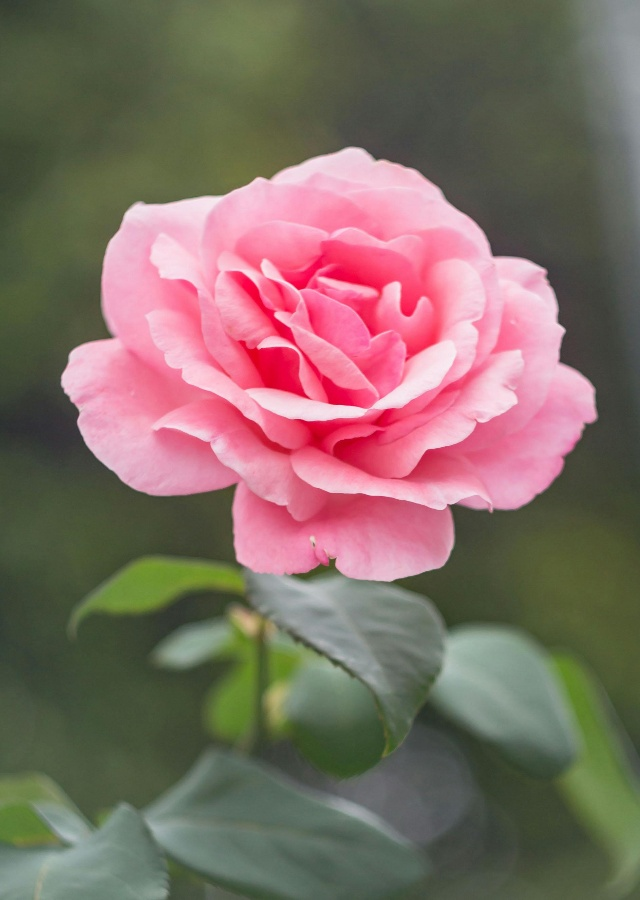
#> input picture simple/images/rose_smaller.jpg, 640 x 900 px
$ python blur.py
#> lines starting #> are read from the running program, lines starting #| are printed output that depends on the picture
import numpy as np
import cv2

image = cv2.imread("images/rose_smaller.jpg", cv2.IMREAD_COLOR)
#> image is the input picture: shape (900, 640, 3); mean B, G, R 100.6, 108.5, 128.5
cv2.imshow("Original",image)

blur = cv2.GaussianBlur(image, (5,55),0)
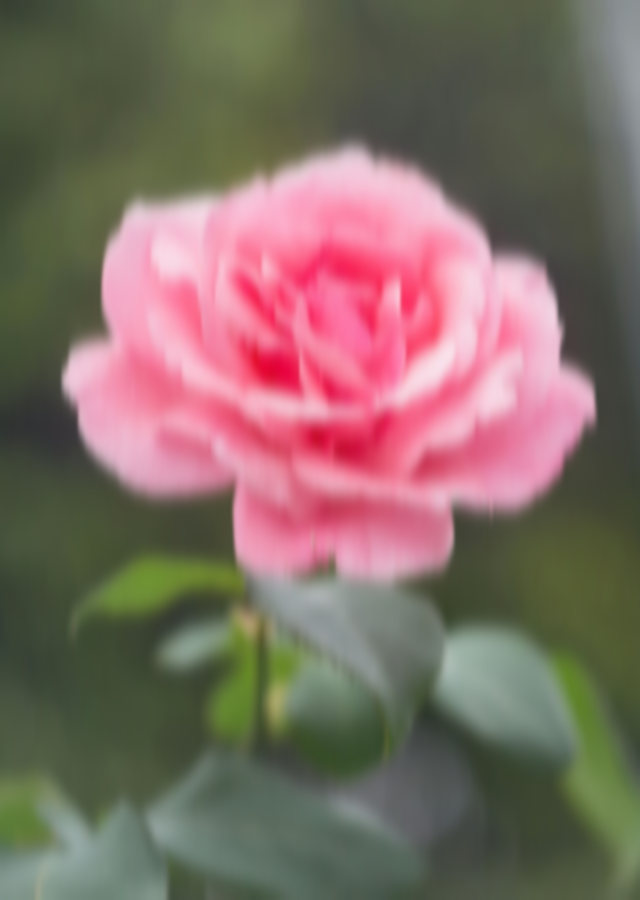
#> blur: shape (900, 640, 3); mean B, G, R 100.6, 108.5, 128.5
cv2.imshow("Blur",blur)

kernel = np.ones((5,5),'uint8')

dilate = cv2.dilate(image,kernel,iterations=1)
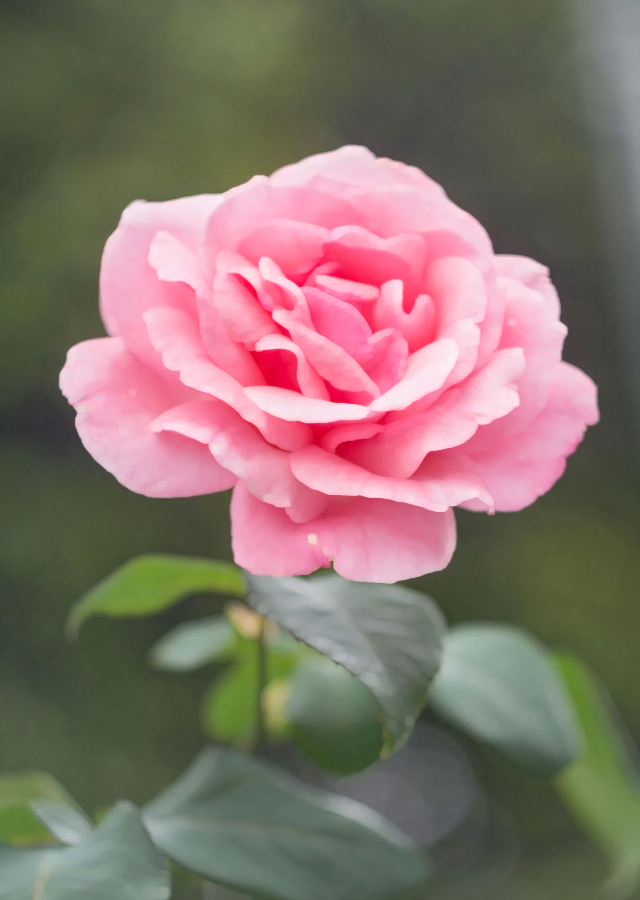
#> dilate: shape (900, 640, 3); mean B, G, R 107, 115.1, 133.3
erode = cv2.erode(image,kernel,iterations=1)
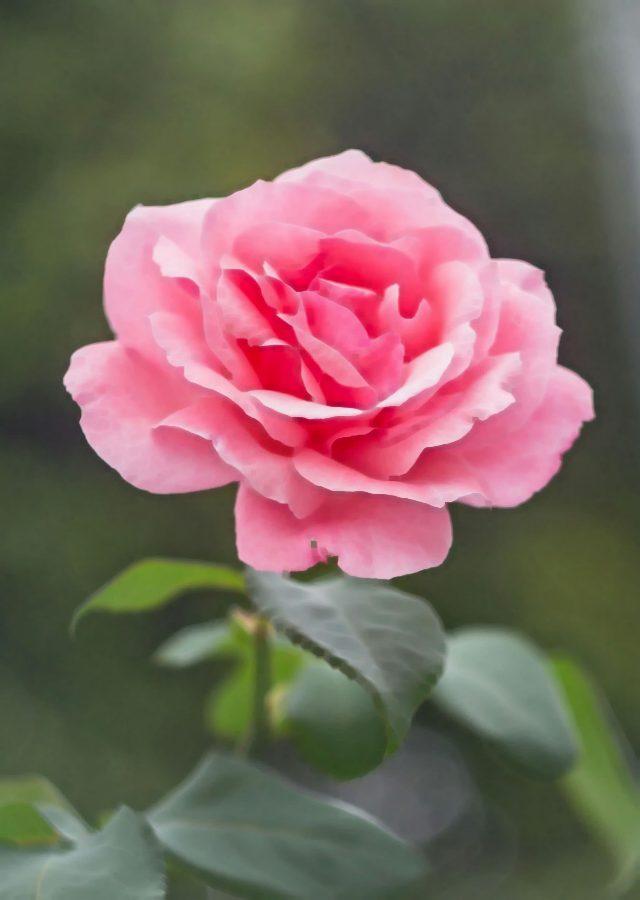
#> erode: shape (900, 640, 3); mean B, G, R 94.1, 101.9, 123.3

cv2.imshow("Dilate",dilate)
cv2.imshow("Erode",erode)

cv2.waitKey(0)
cv2.destroyAllWindows()

$ run again, with simple/images/butterfly.jpg copied over simple/images/rose_smaller.jpg
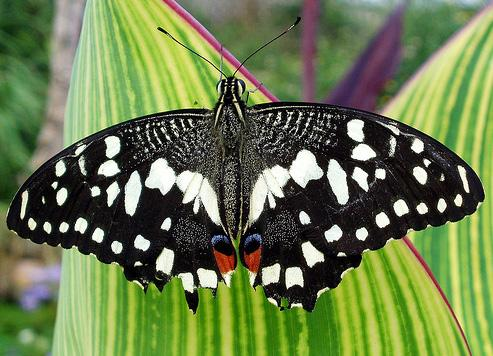
#> input picture simple/images/butterfly.jpg, 493 x 356 px
#> image is the input picture: shape (356, 493, 3); mean B, G, R 77.2, 123.6, 107
#> `dilate = cv2.dilate(image,kernel,iterations=1)`:
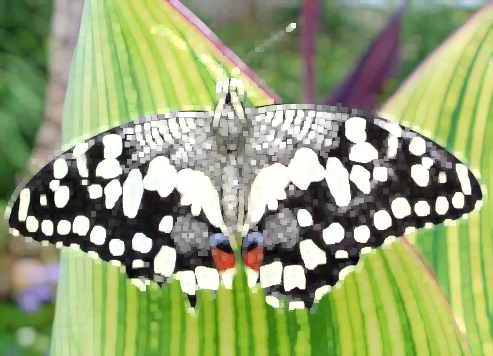
#> dilate: shape (356, 493, 3); mean B, G, R 117.3, 163.6, 150.2
#> `erode = cv2.erode(image,kernel,iterations=1)`:
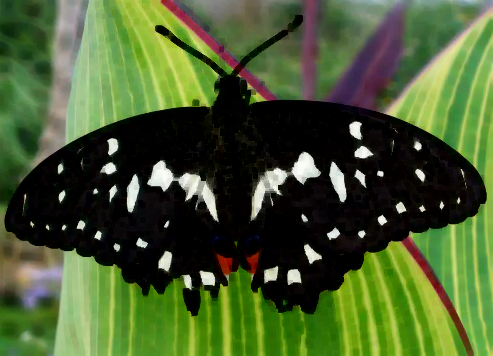
#> erode: shape (356, 493, 3); mean B, G, R 47.5, 91.8, 72.7
